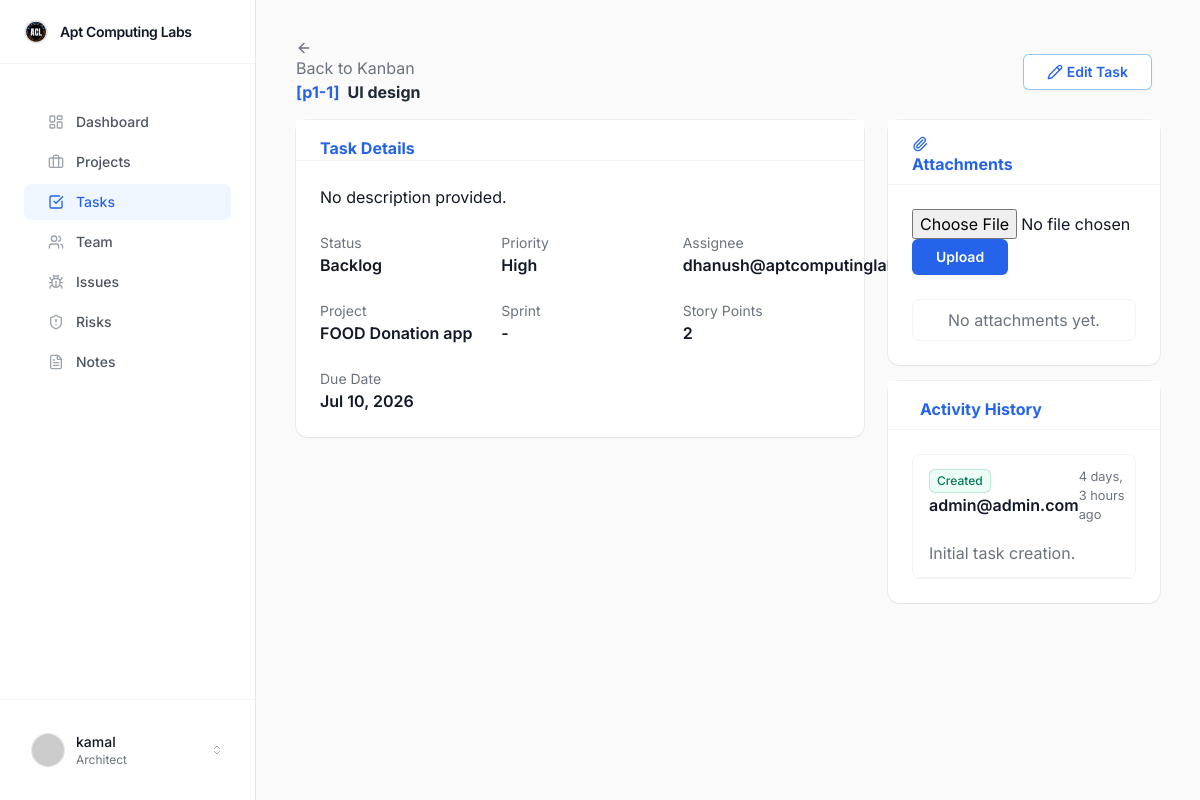
The app's page /tasks/66/ (signed in), older data.
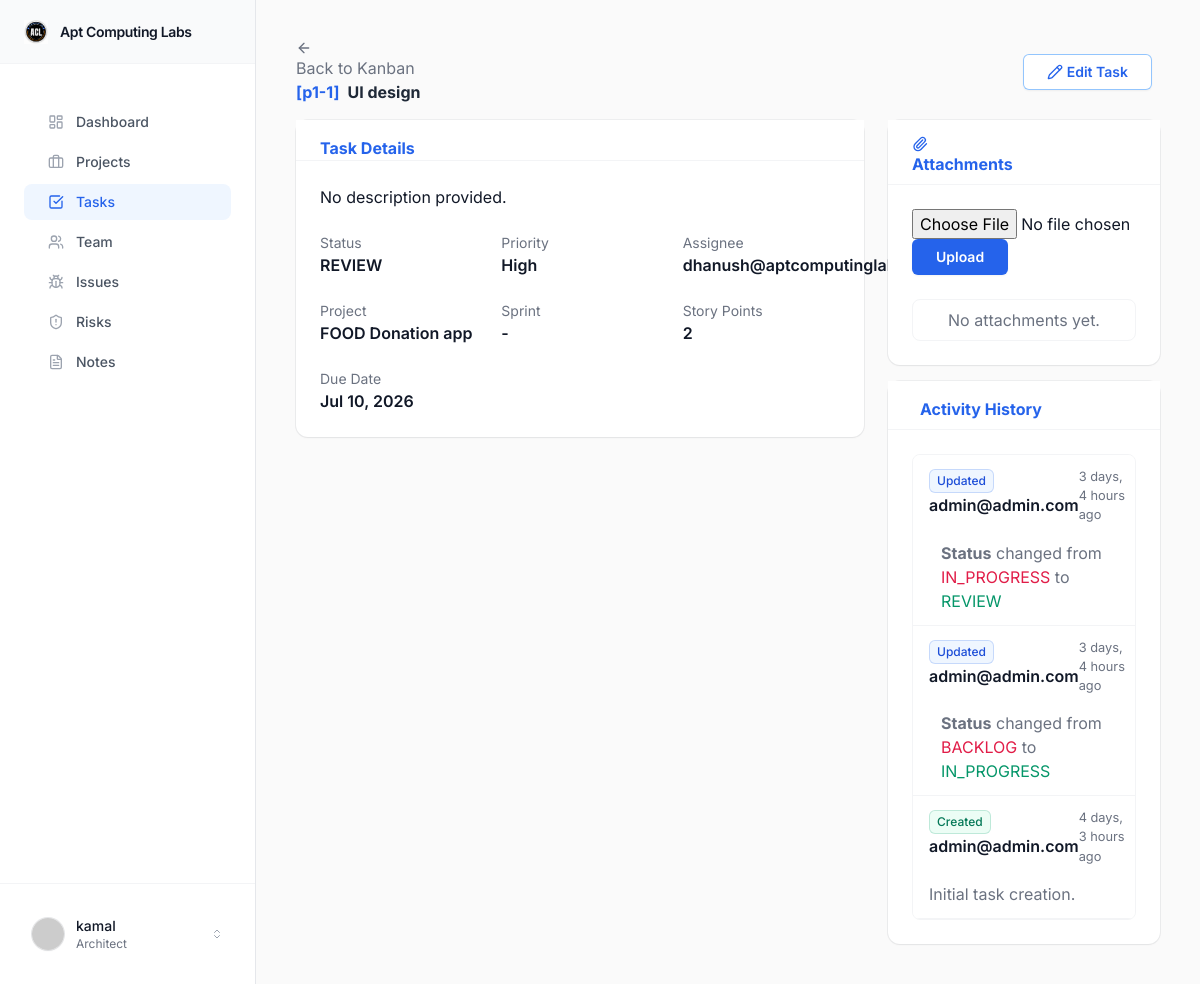
The same page, newer data.
### tasks/models.py (models this page shows, shortened)
class Task(BaseModel):
    STATUS_CHOICES = [
        ('BACKLOG', 'Backlog'),
        ('PLANNED', 'Planned'),
        ('IN_PROGRESS', 'In Progress'),
        ('IN_REVIEW', 'In Review'),
        ('TESTING', 'Testing'),
        ('BLOCKED', 'Blocked'),
        ('COMPLETED', 'Completed'),
    ]
    PRIORITY_CHOICES = [
        ('CRITICAL', 'Critical'),
        ('HIGH', 'High'),
        ('MEDIUM', 'Medium'),
        ('LOW', 'Low'),
    ]
    task_id = models.CharField(max_length=50, unique=True)
    project = models.ForeignKey(Project, on_delete=models.CASCADE, related_name='tasks')
    sprint = models.ForeignKey(Sprint, on_delete=models.SET_NULL, null=True, blank=True, related_name='tasks')
    title = models.CharField(max_length=255)
    description = models.TextField(blank=True)
    assignee = models.ForeignKey(settings.AUTH_USER_MODEL, on_delete=models.SET_NULL, null=True, blank=True, related_name='assigned_tasks')
    reporter = models.ForeignKey(settings.AUTH_USER_MODEL, on_delete=models.SET_NULL, null=True, blank=True, related_name='reported_tasks')
    priority = models.CharField(max_length=20, choices=PRIORITY_CHOICES, default='MEDIUM')
    story_points = models.IntegerField(default=0)
    status = models.CharField(max_length=20, choices=STATUS_CHOICES, default='BACKLOG')
    due_date = models.DateField(null=True, blank=True)
    actual_completion_date = models.DateField(null=True, blank=True)
    github_url = models.URLField(blank=True, null=True, help_text="Link to GitHub repository/PR")
    gdrive_url = models.URLField(blank=True, null=True, help_text="Link to Google Drive documents")
    attachments = GenericRelation('core.Attachment')
    def __init__(self, *args, **kwargs):
        super().__init__(*args, **kwargs)
        self._original_state = self._get_current_state()
    def _get_current_state(self):
        return {
            'title': self.__dict__.get('title'),
            'status': self.__dict__.get('status'),
            'priority': self.__dict__.get('priority'),
            'assignee_id': self.__dict__.get('assignee_id'),
            'story_points': self.__dict__.get('story_points'),
            'due_date': self.__dict__.get('due_date'),
        }

### core/models.py (models this page shows, shortened)
class AuditLog(models.Model):
    ACTION_CHOICES = [
        ('CREATE', 'Create'),
        ('UPDATE', 'Update'),
        ('DELETE', 'Delete'),
    ]
    action = models.CharField(max_length=10, choices=ACTION_CHOICES)
    model_name = models.CharField(max_length=100)
    object_id = models.CharField(max_length=100)
    user = models.ForeignKey(settings.AUTH_USER_MODEL, on_delete=models.SET_NULL, null=True, blank=True)
    timestamp = models.DateTimeField(auto_now_add=True)
    changes = models.JSONField(default=dict, blank=True)

class BaseModel(models.Model):
    id = models.BigAutoField(primary_key=True)
    uuid = models.UUIDField(default=uuid.uuid4, editable=False, unique=True)
    created_at = models.DateTimeField(auto_now_add=True)
    updated_at = models.DateTimeField(auto_now=True)
    created_by = models.ForeignKey('core.User', on_delete=models.SET_NULL, null=True, blank=True, related_name="%(app_label)s_%(class)s_created")
    updated_by = models.ForeignKey('core.User', on_delete=models.SET_NULL, null=True, blank=True, related_name="%(app_label)s_%(class)s_updated")
    is_active = models.BooleanField(default=True)
    class Meta:
        abstract = True

class User(AbstractUser, BaseModel):
    username = None # Remove username field
    email = models.EmailField(_('email address'), unique=True)
    roles = models.ManyToManyField(Role, blank=True, related_name='users')
    team = models.ForeignKey('teams.Team', on_delete=models.SET_NULL, null=True, blank=True, related_name='team_users')
    avatar = models.ImageField(upload_to='avatars/', null=True, blank=True)
    interested_topics = models.CharField(max_length=255, blank=True, help_text="Comma-separated topics of interest")
    daily_news_cache = models.JSONField(default=list, blank=True)
    news_last_fetched = models.DateField(null=True, blank=True)
    USERNAME_FIELD = 'email'
    REQUIRED_FIELDS = []
    objects = CustomUserManager()

### projects/models.py (models this page shows, shortened)
class Project(BaseModel):
    PROJECT_TYPES = [
        ('AUTOMATION', 'Automation'),
        ('PRODUCT', 'Product Development'),
        ('SECURITY', 'Cyber Security'),
        ('AI', 'AI Platform'),
        ('RESEARCH', 'Research'),
        ('INTERNAL', 'Internal'),
        ('AGENTIC_AI', 'Agentic AI'),
        ('AUTOMOTIVE', 'Automotive'),
    ]
    STATUS_CHOICES = [
        ('PLANNED', 'Planned'),
        ('ACTIVE', 'Active'),
        ('ON_HOLD', 'On Hold'),
        ('COMPLETED', 'Completed'),
        ('CANCELLED', 'Cancelled'),
    ]
    PRIORITY_CHOICES = [
        ('CRITICAL', 'Critical'),
        ('HIGH', 'High'),
        ('MEDIUM', 'Medium'),
        ('LOW', 'Low'),
    ]
    name = models.CharField(max_length=255)
    code = models.CharField(max_length=50, unique=True)
    description = models.TextField(blank=True)
    client = models.CharField(max_length=255, blank=True)
    category = models.CharField(max_length=100, blank=True)
    project_type = models.CharField(max_length=20, choices=PROJECT_TYPES)
    start_date = models.DateField(null=True, blank=True)
    end_date = models.DateField(null=True, blank=True)
    status = models.CharField(max_length=20, choices=STATUS_CHOICES, default='PLANNED')
    priority = models.CharField(max_length=20, choices=PRIORITY_CHOICES, default='MEDIUM')
    budget = models.DecimalField(max_digits=12, decimal_places=2, null=True, blank=True)
    github_url = models.URLField(blank=True, null=True, help_text="Link to GitHub repository")
    gdrive_url = models.URLField(blank=True, null=True, help_text="Link to Google Drive folder (containing Requirement, Design, Implementation, Testing, Deployment)")
    owner = models.ForeignKey(settings.AUTH_USER_MODEL, on_delete=models.SET_NULL, null=True, related_name='owned_projects')
    team = models.ForeignKey('teams.Team', on_delete=models.SET_NULL, null=True, blank=True, related_name='projects')
    attachments = GenericRelation('core.Attachment')
    def __init__(self, *args, **kwargs):
        super().__init__(*args, **kwargs)
        self._original_state = self._get_current_state()
    def _get_current_state(self):
        return {
            'name': self.__dict__.get('name'),
            'status': self.__dict__.get('status'),
            'priority': self.__dict__.get('priority'),
            'owner_id': self.__dict__.get('owner_id'),
            'budget': self.__dict__.get('budget'),
            'start_date': self.__dict__.get('start_date'),
            'end_date': self.__dict__.get('end_date'),
        }

### tasks/views.py (the view)
# urls.py: path('<int:pk>/', views.task_detail, name='task_detail'),
@login_required
def task_detail(request, pk):
    task = get_object_or_404(Task, pk=pk)
    activities = AuditLog.objects.filter(
        model_name='Task',
        object_id=str(task.pk)
    ).order_by('-timestamp')
    return render(request, 'tasks/detail.html', {
        'task': task,
        'activities': activities
    })

### ai_assistant/permissions.py (called while the page is built)
def is_pia_system_admin(user):
    if not user.is_authenticated:
        return False
    if user.is_staff or user.is_superuser:
        return True
    return user.roles.filter(name='System Admin').exists()

### ai_assistant/templatetags/pia_permissions.py (called while the page is built)
@register.filter
def is_pia_system_admin_user(user):
    return is_pia_system_admin(user)

### templates/tasks/detail.html (shortened to what the changed rows need)
{% extends 'base.html' %}
{% block content %}
<div class="flex justify-between items-center mb-4">
    <div>
        <a href="{% url 'tasks_kanban' %}" class="text-decoration-none text-gray-500 mb-4 d-inline-block"><i data-lucide="arrow-left" class="w-4 h-4"></i> Back to Kanban</a>
        <h2 class="h3 mb-0 text-gray-800 font-bold">
            <span class="text-brand-600 mr-2">[{{ task.task_id }}]</span>{{ task.title }}
        </h2>
    </div>
</div>
<div class="grid grid-cols-1 lg:grid-cols-12 gap-6">
    <div class="lg:col-span-8">
        <div class="bg-white shadow-soft ring-1 ring-gray-900/5 rounded-xl shadow-soft border-none mb-4">
            <div class="p-6">
                <div class="grid grid-cols-1 sm:grid-cols-2 md:grid-cols-3 gap-6">
                    <div class="flex flex-col">
                        <div class="font-semibold">
                            <span class="badge {% if task.status == 'BACKLOG' %}bg-secondary{% elif task.status == 'IN_PROGRESS' %}bg-primary{% elif task.status == 'REVIEW' %}bg-info{% else %}bg-success{% endif %}">
                                {{ task.get_status_display }}
                            </span>
                        </div>
                    </div>
                    <div class="flex flex-col">
                        <div class="font-semibold">
                            <span class="badge {% if task.priority == 'HIGH' or task.priority == 'CRITICAL' %}bg-danger{% elif task.priority == 'MEDIUM' %}bg-warning text-dark{% else %}bg-secondary{% endif %}">
                                {{ task.get_priority_display }}
                            </span>
                        </div>
                    </div>
                    <div class="flex flex-col">
                        <div class="text-gray-500 text-sm">Assignee</div>
                        <div class="font-semibold">{{ task.assignee.email|default:"Unassigned" }}</div>
                    </div>
                    <div class="flex flex-col">
                        <div class="text-gray-500 text-sm">Project</div>
                        <div class="font-semibold">{{ task.project.name|default:"-" }}</div>
                    </div>
                    <div class="flex flex-col">
                        <div class="text-gray-500 text-sm">Sprint</div>
                        <div class="font-semibold">{{ task.sprint.name|default:"-" }}</div>
                    </div>
                    <div class="flex flex-col">
                        <div class="text-gray-500 text-sm">Story Points</div>
                        <div class="font-semibold">{{ task.story_points|default:"-" }}</div>
                    </div>
                    <div class="flex flex-col sm:col-span-2 md:col-span-3">
                        <div class="text-gray-500 text-sm">Due Date</div>
                        <div class="font-semibold">{{ task.due_date|date:"M d, Y"|default:"Not Set" }}</div>
                    </div>
                </div>
            </div>
        </div>
    </div>
    <div class="lg:col-span-4">
        <div class="bg-white shadow-soft ring-1 ring-gray-900/5 rounded-xl shadow-soft border-none h-100">
            <div class="p-6 p-0">
                <div class="border border-gray-100 rounded-lg overflow-hidden border border-gray-100 rounded-lg overflow-hidden-flush" style="max-height: 600px; overflow-y: auto;">
                    {% for activity in activities %}
                    <div class="block px-4 py-3 border-b border-gray-100 bg-white hover:bg-gray-50 transition-colors p-6">
                        <div class="flex w-100 justify-between mb-4">
                            <h6 class="mb-0 font-semibold text-dark">
                                {% if activity.action == 'CREATE' %}
                                    <span class="inline-flex items-center rounded-md bg-emerald-50 px-2 py-1 text-xs font-medium text-emerald-700 ring-1 ring-inset ring-emerald-600/20 rounded-full mr-1">Created</span>
                                {% elif activity.action == 'UPDATE' %}
                                    <span class="inline-flex items-center rounded-md bg-brand-50 px-2 py-1 text-xs font-medium text-brand-700 ring-1 ring-inset ring-brand-600/20 rounded-full mr-1">Updated</span>
                                {% else %}
                                    <span class="inline-flex items-center rounded-md bg-rose-50 px-2 py-1 text-xs font-medium text-rose-700 ring-1 ring-inset ring-rose-600/20 rounded-full mr-1">{{ activity.action }}</span>
                                {% endif %}
                                {{ activity.user.first_name|default:activity.user.email|default:"System" }}
                            </h6>
                            <small class="text-gray-500">{{ activity.timestamp|timesince }} ago</small>
                        </div>
                        <div class="small text-gray-500 mt-4">
                            {% if activity.action == 'CREATE' %}
                                Initial task creation.
                            {% else %}
                                <ul class="mb-0 ps-3">
                                {% for field, change in activity.changes.items %}
                                    {% if field != 'edit_comment' %}
                                    <li><strong>{{ field|title }}</strong> changed from <span class="text-rose-600 text-decoration-line-through">{{ change.old }}</span> to <span class="text-emerald-600">{{ change.new }}</span></li>
                                    {% endif %}
                                {% endfor %}
                                </ul>
                            {% endif %}
                        </div>
                    </div>
                    {% empty %}
                    <div class="text-center text-gray-500 p-6">No activity history yet.</div>
                    {% endfor %}
                </div>
            </div>
        </div>
    </div>
</div>
{% endblock %}

Row changes from the older to the newer data that the page shows:
changed Task "UI design": status "Backlog" → "REVIEW"
added AuditLog: action "Updated", user.first_name "admin@admin.com", timestamp "3 days, 4 hours", changes "Status", old "IN_PROGRESS", new "REVIEW"
added AuditLog: action "Updated", user.first_name "admin@admin.com", timestamp "3 days, 4 hours", changes "Status", old "BACKLOG", new "IN_PROGRESS"
